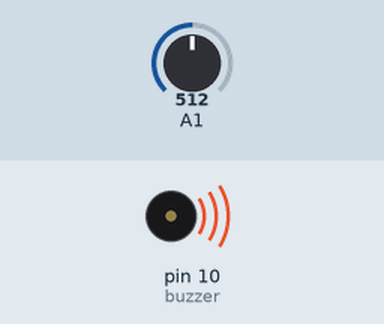
Bench run of a sketch on a simulated Arduino Uno, built with avr-gcc and run on an emulated ATmega328P. On the bench: buzzer (waves = sounding). The inputs (shaded band) are chosen by the test bench; at power-on: A1 = 512.

Above: at 0.1 s.
Timing chart, 0 to 1.6 s (numbered marks = the images above):
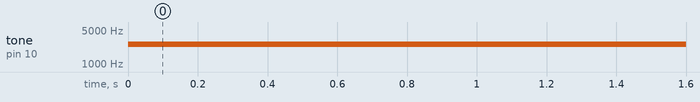

Measured:
- by itself, tone on pin 10 (buzzer): silent → 2550 Hz at 0.00 s

The sketch:

ArduinoBuzzer.ino
```cpp
//PRACTICA 01- CODIGO PARA BUZZER
//11-04-2023

int buzzer = 10 ; //setting controls the digital IO foot buzzer.

void setup() {
  // put your setup code here, to run once:

}

void loop() {
  int valor = analogRead(A1);
  int frec = map(valor,0,1024,100,5000); //¿Que significa esta función?
  int durac = 250;
  tone(buzzer,frec,durac);
  delay(100);
  // put your main code here, to run repeatedly:

}
```
